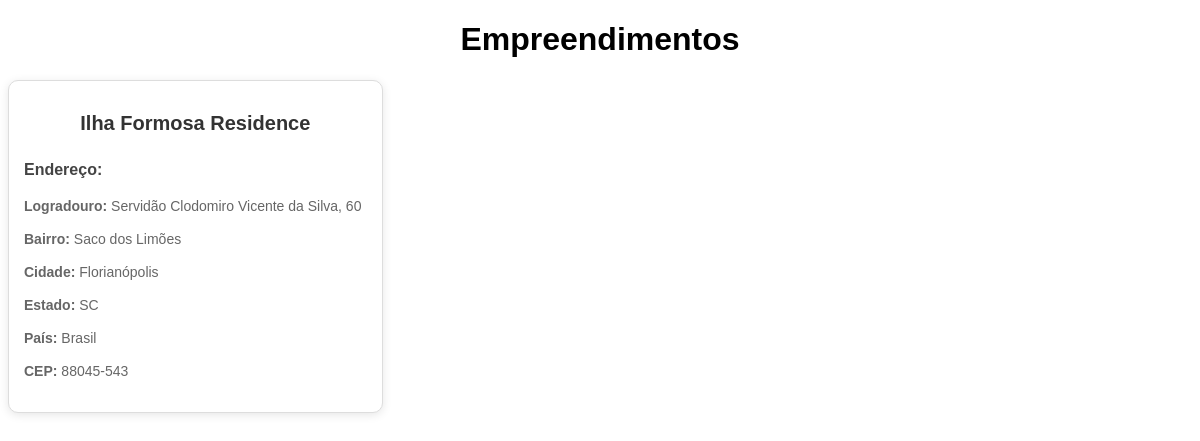
Before: /aptos/builders/ with the older database file.
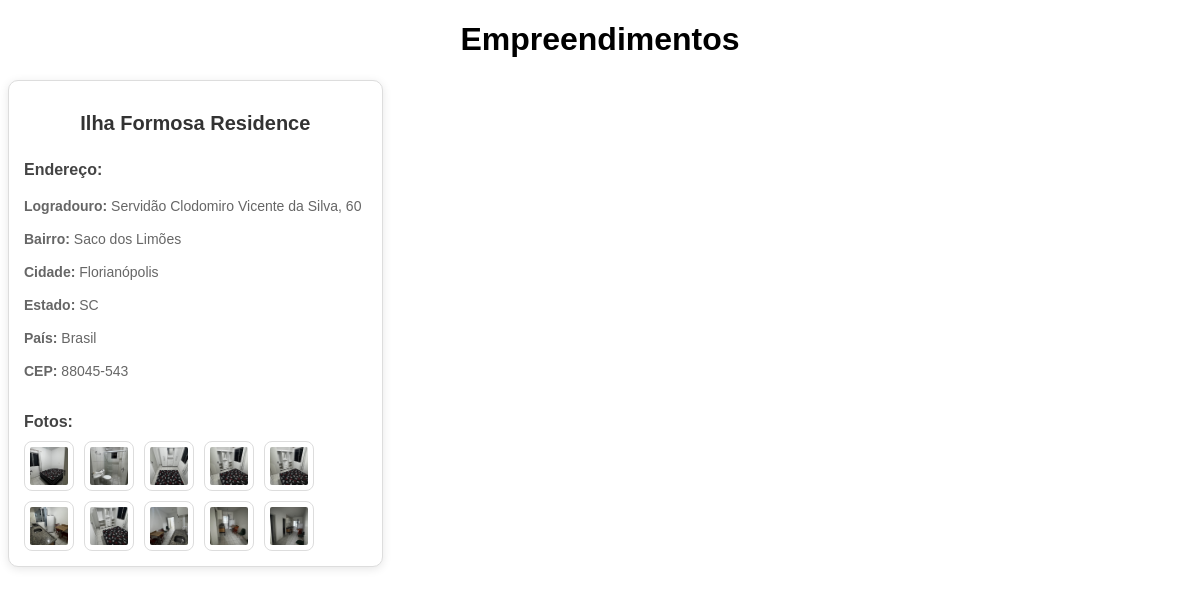
After: the same page with the newer database file.
### aptos/models.py (models this page shows, shortened)
class Builders(models.Model):
    id = models.AutoField(primary_key=True)
    name = models.CharField(max_length=100)
    street = models.CharField(max_length=100)
    neighborhood = models.CharField(max_length=100)
    city = models.CharField(max_length=100)
    state = models.CharField(max_length=100)
    zip_code = models.CharField(max_length=20)
    country = models.CharField(max_length=100)
    video = models.FileField(
        upload_to="builders/builders_videos", blank=True, null=True
    )
    created_at = models.DateTimeField(auto_now_add=True)
    updated_at = models.DateTimeField(auto_now=True)

class BuilderFoto(models.Model):
    builder = models.ForeignKey(
        Builders, related_name="builder_fotos", on_delete=models.CASCADE
    )
    description = models.CharField(max_length=10, blank=True, null=True)
    photos = models.ImageField(
        upload_to="builders/builders_photos", blank=True, null=True
    )

### aptos/views.py (the view)
# urls.py: path("builders/", views.listar_builders, name="listar_builders"),
def listar_builders(request):
    builders = Builders.objects.prefetch_related("builder_fotos").all()
    return render(request, "aptos/builders_lista.html", {"builders": builders})

### aptos/templates/aptos/builders_lista.html (shortened to what this page needs)
<!DOCTYPE html>
<html lang="pt-br">
  <head>
    {% load static %}
    <link rel="stylesheet" href="{% static 'aptos/css/styles.css' %}" />
  </head>
  <body>
    <h1>Empreendimentos</h1>
    <div class="builders-container">
      {% for builder in builders %}
      <div class="builder-card">
        <h2>{{ builder.name }}</h2>
        <h3>Endereço:</h3>
        <p><strong>Logradouro: </strong> {{ builder.street }}</p>
        <p><strong>Bairro: </strong> {{ builder.neighborhood }}</p>
        <p><strong>Cidade: </strong> {{ builder.city }}</p>
        <p><strong>Estado: </strong> {{ builder.state }}</p>
        <p><strong>País: </strong> {{ builder.country }}</p>
        <p><strong>CEP: </strong> {{ builder.zip_code }}</p>
        <div class="builder-info">
          {% if builder.builder_fotos.all %}
          <h3>Fotos:</h3>
          <div class="photos">
            {% for foto in builder.builder_fotos.all %}
              {% if foto.photos %}
                <img
                  src="{{ foto.photos.url }}"
                  alt="{{ foto.description|default:'Foto' }}"
                  class="thumbnail"
                />
              {% endif %}
            {% endfor %}
          </div>
          {% endif %}
        </div>
      </div>
      {% empty %}
      <p>Nenhum empreendimento encontrado.</p>
      {% endfor %}
    </div>
  </body>
</html>

### static/aptos/css/styles.css (style rules this page uses)
body { font-family: Arial, sans-serif; }
.photos { display: flex; flex-wrap: wrap; gap: 10px; margin-top: 10px; }
.photos img { width: 50px; height: 50px; border: 1px solid #ddd; padding: 5px; cursor: pointer; }
* { box-sizing: border-box; }
.builders-container { display: flex; flex-wrap: wrap; gap: 20px; justify-content: space-between; }
.builder-card { width: calc(33.33% - 20px); border: 1px solid #ddd; border-radius: 10px; padding: 15px; box-shadow: 0 2px 10px rgba(0, 0, 0, 0.1); background-color: #fff; display: flex; flex-direction: column; align-items: flex-start; justify-content: flex-start; margin-bottom: 20px; min-width: 280px; }
.builder-card h2 { font-size: 20px; color: #333; margin-bottom: 10px; width: 100%; text-align: center; }
.builder-card h3 { font-size: 16px; color: #444; margin-bottom: 5px; }
.builder-card p { font-size: 14px; color: #666; margin-bottom: 3px; }
.thumbnail { width: 80px; height: 80px; object-fit: cover; border-radius: 8px; }
.builder-info { width: 100%; margin-top: 15px; }
h1, h2 { text-align: center; }

Changed rows visible on the page:
changed Builders "Ilha Formosa Residence": now shows "Fotos:"
added BuilderFoto: photos (picture)
added BuilderFoto: photos (picture)
added BuilderFoto: photos (picture)
added BuilderFoto: photos (picture)
added BuilderFoto: photos (picture)
added BuilderFoto: photos (picture)
added BuilderFoto: photos (picture)
added BuilderFoto: photos (picture)
added BuilderFoto: photos (picture)
added BuilderFoto: photos (picture)
